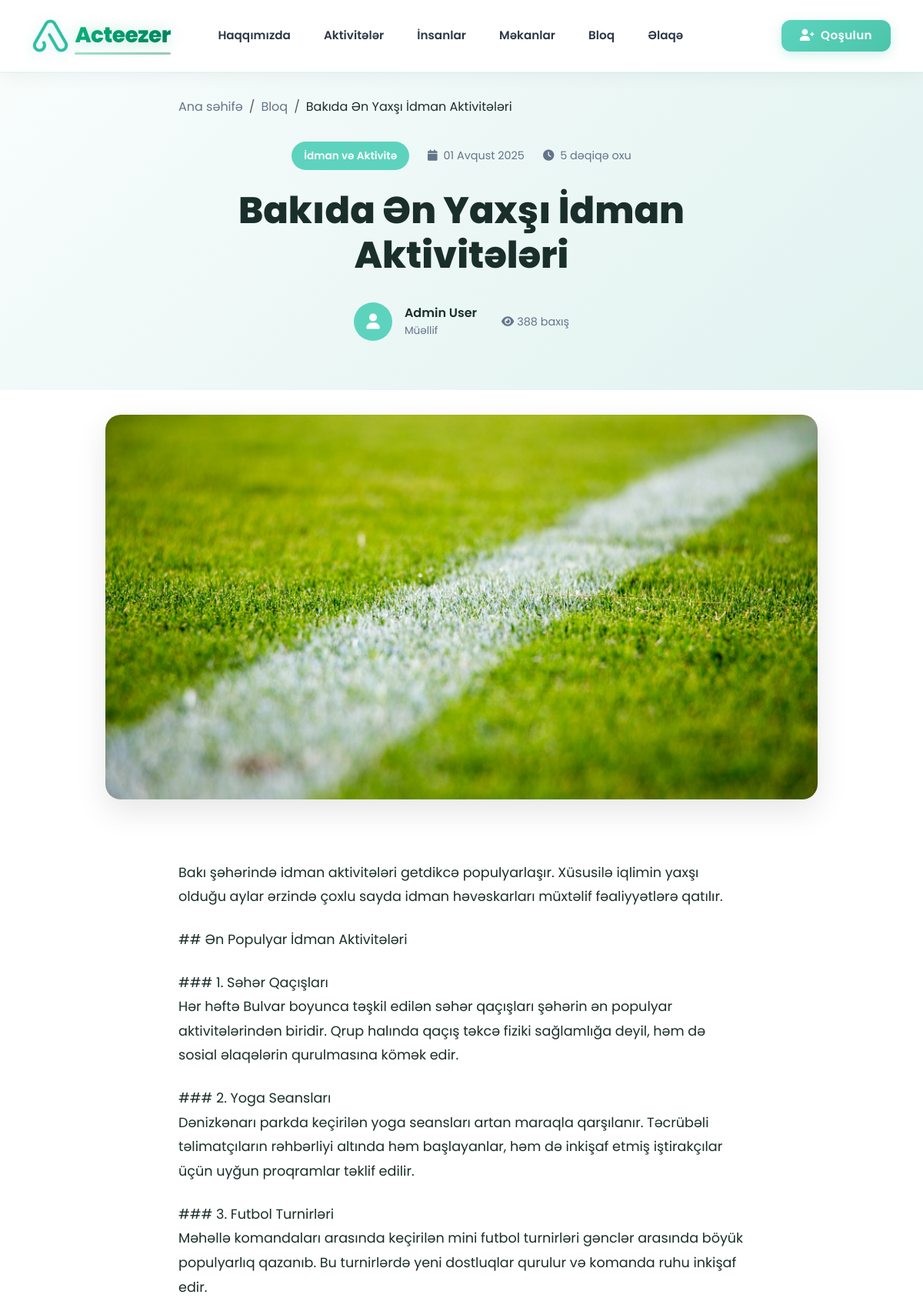
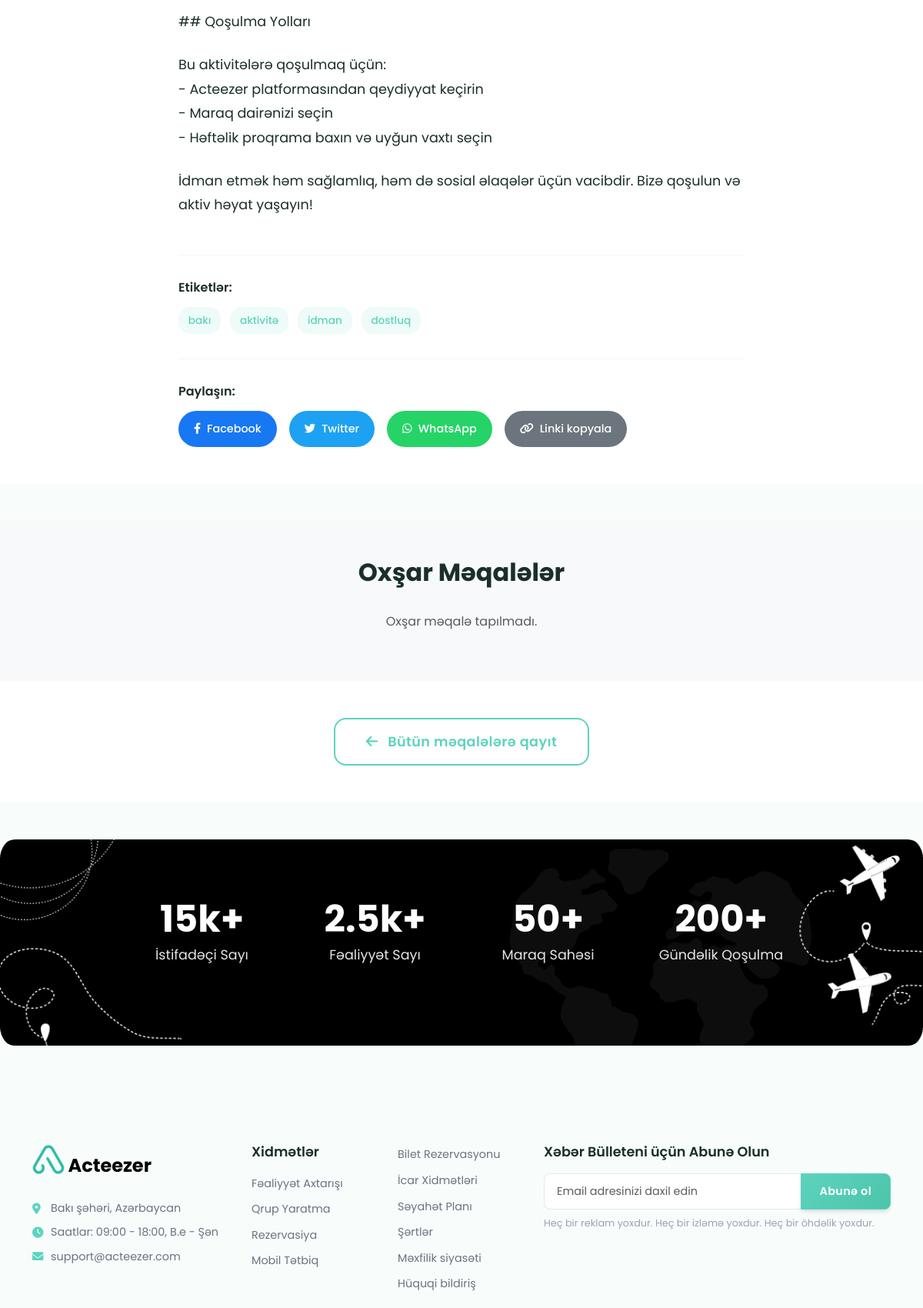
The app's page /blog/bakda-n-yaxs-idman-aktivitlri/ (upper part) with its own data (2 pictures, top to bottom).
### accounts/models.py (models this page shows, shortened)
class BlogPost(models.Model):
    title = models.CharField(max_length=200)
    slug = models.SlugField(max_length=200, unique=True)
    author = models.ForeignKey(User, on_delete=models.CASCADE, related_name='blog_posts')
    category = models.ForeignKey(BlogCategory, on_delete=models.CASCADE, related_name='posts')
    excerpt = models.TextField(max_length=300, help_text="Brief description of the blog post")
    content = models.TextField()
    featured_image = models.ImageField(upload_to=blog_image_path, blank=True, null=True)
    is_published = models.BooleanField(default=True)
    is_featured = models.BooleanField(default=False)
    views_count = models.PositiveIntegerField(default=0)
    created_at = models.DateTimeField(auto_now_add=True)
    updated_at = models.DateTimeField(auto_now=True)
    published_at = models.DateTimeField(blank=True, null=True)
    class Meta:
        ordering = ['-published_at', '-created_at']
    def increment_views(self):
        self.views_count += 1
        self.save(update_fields=['views_count'])

class BlogCategory(models.Model):
    name = models.CharField(max_length=100, unique=True)
    slug = models.SlugField(max_length=100, unique=True)
    description = models.TextField(blank=True)
    created_at = models.DateTimeField(auto_now_add=True)
    class Meta:
        verbose_name_plural = "Blog Categories"
        ordering = ['name']

class User(AbstractUser):
    phone_regex = RegexValidator(
        regex=r'^\+?1?\d{9,15}$',
        message="Phone number must be entered in the format: '+999999999'. Up to 15 digits allowed."
    )
    GENDER_CHOICES = [
        ('male', 'Kişi'),
        ('female', 'Qadın'),
        ('other', 'Digər'),
        ('prefer_not_to_say', 'Deməyi üstün tutmuram'),
    ]
    phone = models.CharField(validators=[phone_regex], max_length=17, unique=True)
    is_phone_verified = models.BooleanField(default=False)
    otp_code = models.CharField(max_length=6, blank=True, null=True)
    otp_created_at = models.DateTimeField(blank=True, null=True)
    is_google_signup = models.BooleanField(default=False, help_text="True if user registered via Google OAuth")
    birthday = models.DateField(blank=True, null=True)
    gender = models.CharField(max_length=20, choices=GENDER_CHOICES, blank=True, null=True)
    bio = models.TextField(max_length=500, blank=True, null=True)
    languages = models.ManyToManyField(Language, blank=True)
    city = models.CharField(max_length=100, blank=True, null=True)
    latitude = models.DecimalField(max_digits=9, decimal_places=6, blank=True, null=True)
    longitude = models.DecimalField(max_digits=9, decimal_places=6, blank=True, null=True)
    address = models.TextField(blank=True, null=True)
    interests = models.ManyToManyField(Interest, blank=True)
    registration_step = models.IntegerField(default=0)  # 0: phone, 1: otp, 2: name, 3: languages, 4: birthday, 5: images, 6: bio, 7: interests, 8: location, 9: complete
    is_registration_complete = models.BooleanField(default=False)
    created_at = models.DateTimeField(auto_now_add=True)
    updated_at = models.DateTimeField(auto_now=True)
    username = None
    USERNAME_FIELD = 'phone'
    REQUIRED_FIELDS = ['first_name', 'last_name']
    objects = UserManager()
    def get_full_name(self):
        if self.first_name and self.last_name:
            return f"{self.first_name} {self.last_name}"
        return self.phone

class BlogPostTag(models.Model):
    post = models.ForeignKey(BlogPost, on_delete=models.CASCADE, related_name='tags')
    tag = models.ForeignKey(BlogTag, on_delete=models.CASCADE, related_name='posts')
    class Meta:
        unique_together = ('post', 'tag')

class BlogTag(models.Model):
    name = models.CharField(max_length=50, unique=True)
    slug = models.SlugField(max_length=50, unique=True)

### accounts/views.py (the view)
# urls.py: path('blog/<slug:slug>/', blog_detail, name='blog_detail'),
def blog_detail(request, slug):
    from .models import BlogPost
    from django.shortcuts import get_object_or_404
    post = get_object_or_404(BlogPost, slug=slug, is_published=True)
    post.increment_views()
    related_posts = BlogPost.objects.filter(
        category=post.category,
        is_published=True
    ).exclude(id=post.id)[:4]
    context = {
        'post': post,
        'related_posts': related_posts,
    }
    return render(request, 'core/blog_detail.html', context)

### templates/core/blog_detail.html (shortened to what this page needs)
{% extends 'base.html' %}
{% load static %}
{% block content %}
<section class="blog-detail-hero">
    <div class="container">
        <div class="row">
            <div class="col-lg-8 mx-auto">
                <nav aria-label="breadcrumb" class="blog-breadcrumb">
                    <ol class="breadcrumb">
                        <li class="breadcrumb-item"><a href="{% url 'home' %}">Ana səhifə</a></li>
                        <li class="breadcrumb-item"><a href="{% url 'blog' %}">Bloq</a></li>
                        <li class="breadcrumb-item active">{{ post.title|truncatewords:5 }}</li>
                    </ol>
                </nav>
                <div class="post-header">
                    <div class="post-meta-top">
                        <span class="category-tag">{{ post.category.name }}</span>
                        <span class="post-date">
                            <i class="fas fa-calendar me-1"></i>
                            {{ post.published_at|date:"d F Y" }}
                        </span>
                        <span class="read-time">
                            <i class="fas fa-clock me-1"></i>
                            5 dəqiqə oxu
                        </span>
                    </div>
                    <h1 class="post-title">{{ post.title }}</h1>
                    <div class="post-meta-bottom">
                        <div class="author-info">
                            <div class="author-avatar">
                                <i class="fas fa-user"></i>
                            </div>
                            <div class="author-details">
                                <span class="author-name">{{ post.author.get_full_name }}</span>
                                <span class="author-role">Müəllif</span>
                            </div>
                        </div>
                        <div class="post-stats">
                            <span class="views">
                                <i class="fas fa-eye me-1"></i>{{ post.views_count }} baxış
                            </span>
                        </div>
                    </div>
                </div>
            </div>
        </div>
    </div>
</section>
{% if post.featured_image %}
<section class="featured-image-section">
    <div class="container">
        <div class="row">
            <div class="col-lg-10 mx-auto">
                <div class="featured-image-container">
                    <img src="{{ post.featured_image.url }}" alt="{{ post.title }}" class="img-fluid">
                </div>
            </div>
        </div>
    </div>
</section>
{% endif %}
<section class="blog-content-section">
    <div class="container">
        <div class="row">
            <div class="col-lg-8 mx-auto">
                <article class="blog-article">
                    <div class="article-content">
                        {{ post.content|linebreaks }}
                    </div>
                    {% if post.tags.all %}
                    <div class="article-tags">
                        <h6>Etiketlər:</h6>
                        <div class="tags-list">
                            {% for tag_relation in post.tags.all %}
                                <span class="tag-item">{{ tag_relation.tag.name }}</span>
                            {% endfor %}
                        </div>
                    </div>
                    {% endif %}
                    <div class="article-share">
                        <h6>Paylaşın:</h6>
                        <div class="share-buttons">
                            <a href="#" class="share-btn facebook" onclick="shareOnFacebook()">
                                <i class="fab fa-facebook-f"></i>
                                Facebook
                            </a>
                            <a href="#" class="share-btn twitter" onclick="shareOnTwitter()">
                                <i class="fab fa-twitter"></i>
                                Twitter
                            </a>
                            <a href="#" class="share-btn whatsapp" onclick="shareOnWhatsApp()">
                                <i class="fab fa-whatsapp"></i>
                                WhatsApp
                            </a>
                            <a href="#" class="share-btn copy" onclick="copyLink()">
                                <i class="fas fa-link"></i>
                                Linki kopyala
                            </a>
                        </div>
                    </div>
                </article>
            </div>
        </div>
    </div>
</section>
<section class="related-posts-section py-5 bg-light">
    <div class="container">
        <div class="row">
            <div class="col-lg-8 mx-auto">
                <h3 class="related-title">Oxşar Məqalələr</h3>
                <div class="row g-4">
                    {% for related_post in related_posts %}
                        <div class="col-md-6">
                            <article class="related-card">
                                <div class="related-image">
                                    {% if related_post.featured_image %}
                                        <img src="{{ related_post.featured_image.url }}" alt="{{ related_post.title }}" class="img-fluid">
                                    {% else %}
                                        <img src="{% static 'blog-default.jpg' %}" alt="{{ related_post.title }}" class="img-fluid">
                                    {% endif %}
                                </div>
                                <div class="related-content">
                                    <div class="related-meta">
                                        <span class="category-tag">{{ related_post.category.name }}</span>
                                        <span class="post-date">{{ related_post.published_at|date:"d M" }}</span>
                                    </div>
                                    <h5 class="related-title">
                                        <a href="{{ related_post.get_absolute_url }}">{{ related_post.title }}</a>
                                    </h5>
                                    <p class="related-excerpt">{{ related_post.excerpt|truncatewords:10 }}</p>
                                </div>
                            </article>
                        </div>
                    {% empty %}
                        <div class="col-12 text-center">
                            <p class="text-muted">Oxşar məqalə tapılmadı.</p>
                        </div>
                    {% endfor %}
                </div>
            </div>
        </div>
    </div>
</section>
<section class="back-to-blog-section">
    <div class="container">
        <div class="row">
            <div class="col-lg-8 mx-auto text-center">
                <a href="{% url 'blog' %}" class="btn btn-outline-primary btn-lg">
                    <i class="fas fa-arrow-left me-2"></i>
                    Bütün məqalələrə qayıt
                </a>
            </div>
        </div>
    </div>
</section>
{% endblock %}

### static/css/style.css (style rules this page uses)
:root { --primary-color: #5DD3BE; --primary-dark: #4BC5AA; --primary-light: #7CDDC9; --secondary-color: #4DB8E8; --accent-color: #FFB84D; --success-color: #5DD3BE; --warning-color: #FFB84D; --danger-color: #FF6B6B; --light-bg: #f8fdfc; --white: #ffffff; --dark-text: #1a2e2a; --gray-text: #64748b; --light-gray: #f0faf8; --border-color: #e0f2ef; --gradient-bg: linear-gradient(135deg, #5DD3BE 0%, #4BC5AA 100%); --gradient-warm: linear-gradient(135deg, #FFB84D 0%, #FF6B6B 100%); --gradient-hero: linear-gradient(135deg, rgba(93, 211, 190, 0.9) 0%, rgba(75, 197, 170, 0.9) 100%); --gradient-soft: linear-gradient(135deg, rgba(93, 211, 190, 0.1) 0%, rgba(75, 197, 170, 0.1) 100%); --shadow-sm: 0 1px 2px 0 rgb(0 0 0 / 0.05); --shadow-md: 0 4px 6px -1px rgb(0 0 0 / 0.1), 0 2px 4px -2px rgb(0 0 0 / 0.1); --shadow-lg: 0 10px 15px -3px rgb(0 0 0 / 0.1), 0 4px 6px -4px rgb(0 0 0 / 0.1); --shadow-xl: 0 20px 25px -5px rgb(0 0 0 / 0.1), 0 8px 10px -6px rgb(0 0 0 / 0.1); --shadow-primary: 0 4px 6px -1px rgba(93, 211, 190, 0.2), 0 2px 4px -2px rgba(93, 211, 190, 0.1); --border-radius: 12px; --border-radius-lg: 16px; --border-radius-xl: 20px; }
body { font-family: 'Poppins', sans-serif; line-height: 1.6; color: var(--dark-text); background-color: var(--light-bg); }
.btn { border-radius: var(--border-radius); font-weight: 600; padding: 0.875rem 2rem; transition: all 0.3s ease; border: none; font-size: 0.95rem; letter-spacing: 0.025em; }
.btn-lg { padding: 1rem 2.5rem; font-size: 1.1rem; border-radius: var(--border-radius-lg); }
.btn-outline-primary { border: 2px solid var(--primary-color); color: var(--primary-color); background: transparent; }

### records on screen
BlogPost: title "Bakıda Ən Yaxşı İdman Aktivitələri", category.name "İdman və Aktivitə", published_at "01 Avqust 2025", author.get_full_name "Admin User", views_count "388", featured_image (picture), content "Bakı şəhərində idman aktivitələri getdikcə populyarlaşır. Xüsusilə iqlimin yaxşı olduğu aylar ərzində çoxlu sayda idman həvəskarları müxtəlif fəaliyyətlərə qatılır. ## Ən Populyar İdman Aktivitələri ### 1. Səhər Qaçışları Hər həftə Bulvar boyunca təşkil edilən səhər qaçışları şəhərin ən populyar aktivitələrindən biridir. Qrup halında qaçış təkcə fiziki sağlamlığa deyil, həm də sosial əlaqələrin qurulmasına kömək edir. ### 2. Yoga Seansları Dənizkənarı parkda keçirilən yoga seansları artan maraqla qarşılanır. Təcrübəli təlimatçıların rəhbərliyi altında həm başlayanlar, həm də inkişaf etmiş iştirakçılar üçün uyğun proqramlar təklif edilir. ### 3. Futbol Turnirləri Məhəllə komandaları arasında…"
BlogPostTag: tag.name "bakı"
BlogPostTag: tag.name "aktivitə"
BlogPostTag: tag.name "idman"
BlogPostTag: tag.name "dostluq"
